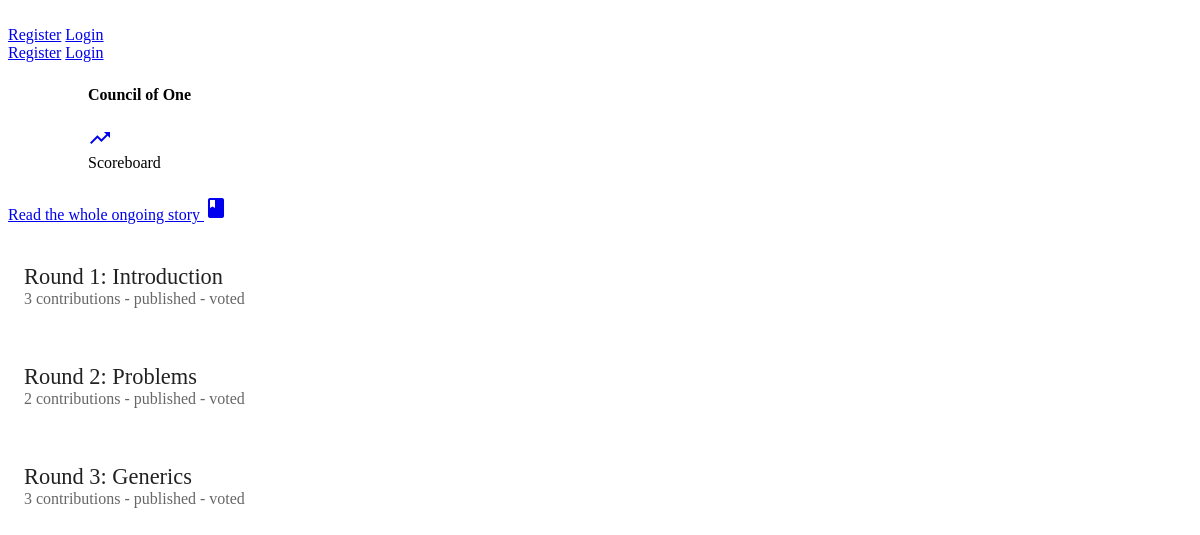
/story/9D7987F8, run on the app's committed database.
### storanonymizer/models.py (models this page shows, shortened)
class Story(db.Model):
	id = db.Column(db.Integer, primary_key=True)
	code = db.Column(db.String(), unique=True)
	name = db.Column(db.String())
	user_id = db.Column(db.Integer, db.ForeignKey("user.id"))
	rounds = db.relationship("Round", backref="story", lazy="select")

class Round(db.Model):
	id = db.Column(db.Integer, primary_key=True)
	name = db.Column(db.String())
	code = db.Column(db.String(), unique=True)
	contributions = db.relationship("Contribution", backref="round", lazy="select")
	votes = db.relationship("Vote", backref="round", lazy="select")
	winning_contribution_id = db.Column(db.String())
	story_id = db.Column(db.Integer, db.ForeignKey("story.id"))
	public_authors = db.Column(db.Boolean(), default=False)
	public_contributions = db.Column(db.Boolean(), default=False)
	voting = db.Column(db.Boolean(), default=False)
	public_votes = db.Column(db.Boolean(), default=False)

### storanonymizer/views.py (the view)
@app.route("/story/<story_code>")
def story(story_code):
	story = models.Story.query.filter_by(code=story_code).first_or_404()
	rounds = models.Round.query.filter_by(story_id=story.id).all()
	return render_template("story.html", story=story, rounds=rounds)

### storanonymizer/templates/story.html (shortened to what this page needs)
{% extends "base.html" %}
{% block content %}
<div class="storanonymizer__title-bar mdl-color--primary mdl-color-text--white">
	<h4 class="storanonymizer__title-bar__title">{{ story.name }}</h4>
	<div class="storanonymizer__title-bar__subtitle">created by {{ story.user.name }}</div>
	<a class="storanonymizer__voting-button mdl-button mdl-js-button mdl-button--fab mdl-button--mini-fab mdl-button--colored" id="voting-button" href="{{ url_for('story_scoreboard', story_code=story.code) }}">
  		<i class="material-icons">trending_up</i>
	</a>
	<div class="mdl-tooltip mdl-tooltip--right" for="voting-button">
		Scoreboard
	</div>
</div>
<div class="storanonymizer__story-list mdl-grid">
<a class="storanonymizer__story-introduction-button mdl-button mdl-js-button mdl-js-ripple-effect" href="{{ url_for('full_story', story_code=story.code) }}">Read the whole ongoing story <i class="material-icons">book</i></a>
{% for round in rounds %}
	<div class="storanonymizer__round-list-item mdl-cell--5-col mdl-cell--6-col-tablet mdl-shadow--4dp">
		<div class="storanonymizer__round-list-item__title"><a href="{{ url_for('round', round_code=round.code) }}">{{ round.name }}</a></div>
		<div class="storanonymizer__story-list-item__user">{{ round.contributions|length }} {% if round.contributions|length != 1 %}contributions{% else %}contribution{% endif %}{% if round.public_contributions%} - published{% else %} - unpublished{% endif %}{% if round.public_votes %} - voted{% endif %}</div>
	</div>
{% else %}
	<h6>No rounds yet!</h6>
{% endfor %}
</div>
{% endblock %}

### storanonymizer/static/styles.css (style rules this page uses)
.storanonymizer__story-list { -webkit-align-items: center; -ms-flex-align: center; align-items: center; -webkit-flex-direction: column; flex-direction: column; }
.storanonymizer__story-introduction-button { margin-top: 16px; margin-bottom: 16px; }
.storanonymizer__story-list-item__user { color: rgba(0,0,0,0.6); }
.storanonymizer__round-list-item { padding: 16px; margin-top: 24px; box-sizing: border-box; }
.storanonymizer__round-list-item__title a { text-decoration: none; color: rgba(0,0,0,0.87); font-size: 1.4rem; }
.storanonymizer__title-bar { padding: 24px 40px 24px 80px; }
.storanonymizer__title-bar__title { margin: 0; }
.storanonymizer__title-bar__subtitle { color: rgba(255,255,255,0.78); font-size: 1.2rem; }
.storanonymizer__voting-button { margin-top: 12px; }

### data on the page
Story: name "Council of One"
Round: name "Round 1: Introduction", contributions|length "3", public_contributions "- published", public_votes "- voted"
Round: name "Round 2: Problems", contributions|length "2", public_contributions "- published", public_votes "- voted"
Round: name "Round 3: Generics", contributions|length "3", public_contributions "- published", public_votes "- voted"
